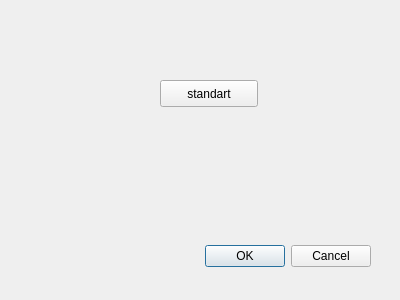
<?xml version="1.0" encoding="UTF-8"?>
<ui version="4.0">
 <class>Dialog</class>
 <widget class="QDialog" name="Dialog">
  <property name="geometry">
   <rect>
    <x>0</x>
    <y>0</y>
    <width>400</width>
    <height>300</height>
   </rect>
  </property>
  <property name="windowTitle">
   <string>Dialog</string>
  </property>
  <widget class="QDialogButtonBox" name="buttonBox">
   <property name="geometry">
    <rect>
     <x>30</x>
     <y>240</y>
     <width>341</width>
     <height>32</height>
    </rect>
   </property>
   <property name="orientation">
    <enum>Qt::Horizontal</enum>
   </property>
   <property name="standardButtons">
    <set>QDialogButtonBox::Cancel|QDialogButtonBox::Ok</set>
   </property>
  </widget>
  <widget class="QPushButton" name="pushButton">
   <property name="geometry">
    <rect>
     <x>160</x>
     <y>80</y>
     <width>98</width>
     <height>27</height>
    </rect>
   </property>
   <property name="text">
    <string>standart</string>
   </property>
  </widget>
 </widget>
 <resources/>
 <connections>
  <connection>
   <sender>buttonBox</sender>
   <signal>accepted()</signal>
   <receiver>Dialog</receiver>
   <slot>accept()</slot>
   <hints>
    <hint type="sourcelabel">
     <x>248</x>
     <y>254</y>
    </hint>
    <hint type="destinationlabel">
     <x>157</x>
     <y>274</y>
    </hint>
   </hints>
  </connection>
  <connection>
   <sender>buttonBox</sender>
   <signal>rejected()</signal>
   <receiver>Dialog</receiver>
   <slot>reject()</slot>
   <hints>
    <hint type="sourcelabel">
     <x>316</x>
     <y>260</y>
    </hint>
    <hint type="destinationlabel">
     <x>286</x>
     <y>274</y>
    </hint>
   </hints>
  </connection>
 </connections>
</ui>
